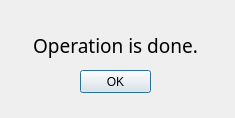
<?xml version="1.0" encoding="UTF-8"?>
<ui version="4.0">
 <class>ToolTipC</class>
 <widget class="QDialog" name="ToolTipC">
  <property name="geometry">
   <rect>
    <x>0</x>
    <y>0</y>
    <width>235</width>
    <height>118</height>
   </rect>
  </property>
  <property name="minimumSize">
   <size>
    <width>0</width>
    <height>0</height>
   </size>
  </property>
  <property name="maximumSize">
   <size>
    <width>235</width>
    <height>141</height>
   </size>
  </property>
  <property name="windowTitle">
   <string>Dialog</string>
  </property>
  <widget class="QPushButton" name="pushButton">
   <property name="geometry">
    <rect>
     <x>80</x>
     <y>70</y>
     <width>71</width>
     <height>23</height>
    </rect>
   </property>
   <property name="text">
    <string>OK</string>
   </property>
  </widget>
  <widget class="QLabel" name="label">
   <property name="geometry">
    <rect>
     <x>-10</x>
     <y>30</y>
     <width>251</width>
     <height>31</height>
    </rect>
   </property>
   <property name="font">
    <font>
     <family>微软雅黑</family>
     <pointsize>14</pointsize>
    </font>
   </property>
   <property name="text">
    <string>Operation is done.</string>
   </property>
   <property name="alignment">
    <set>Qt::AlignCenter</set>
   </property>
  </widget>
 </widget>
 <resources/>
 <connections/>
</ui>
